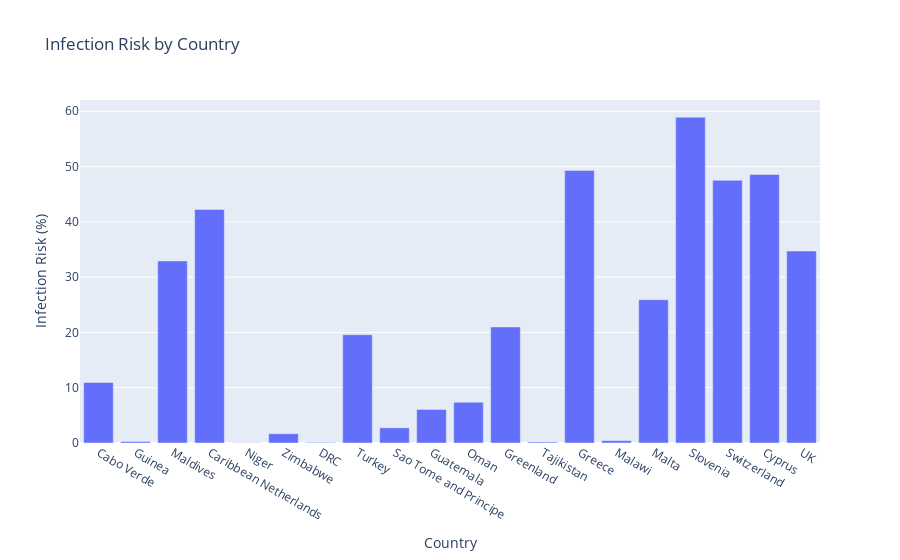

Notebook code for this chart:
### Markdown cell above
Removed rows that have missing data.

### Code cell
px.bar(covid_df.sample(20), x='Country', y='Infection_Risk', labels={'Infection_Risk':'Infection Risk (%)'}, title='Infection Risk by Country')

### Figure 1 — Plotly figure (JSON) as saved in the notebook; plotly's stock layout.template omitted (floating-point values rounded to 4 significant figures)
{"data": [{"alignmentgroup": "True", "hovertemplate": "Country=%{x}<br>Infection Risk (%)=%{y}<extra></extra>", "legendgroup": "", "marker": {"color": "#636efa", "pattern": {"shape": ""}}, "name": "", "offsetgroup": "", "orientation": "v", "showlegend": false, "textposition": "auto", "type": "bar", "x": ["Cabo Verde", "Guinea", "Maldives", "Caribbean Netherlands", "Niger", "Zimbabwe", "DRC", "Turkey", "Sao Tome and Principe", "Guatemala", "Oman", "Greenland", "Tajikistan", "Greece", "Malawi", "Malta", "Slovenia", "Switzerland", "Cyprus", "UK"], "xaxis": "x", "y": [10.95, 0.27, 32.93, 42.25, 0.04, 1.68, 0.1, 19.58, 2.74, 6.08, 7.37, 21, 0.18, 49.31, 0.43, 25.93, 58.94, 47.51, 48.57, 34.72], "yaxis": "y"}], "layout": {"barmode": "relative", "legend": {"tracegroupgap": 0}, "title": {"text": "Infection Risk by Country"}, "xaxis": {"anchor": "y", "domain": [0, 1], "title": {"text": "Country"}}, "yaxis": {"anchor": "x", "domain": [0, 1], "title": {"text": "Infection Risk (%)"}}}}
